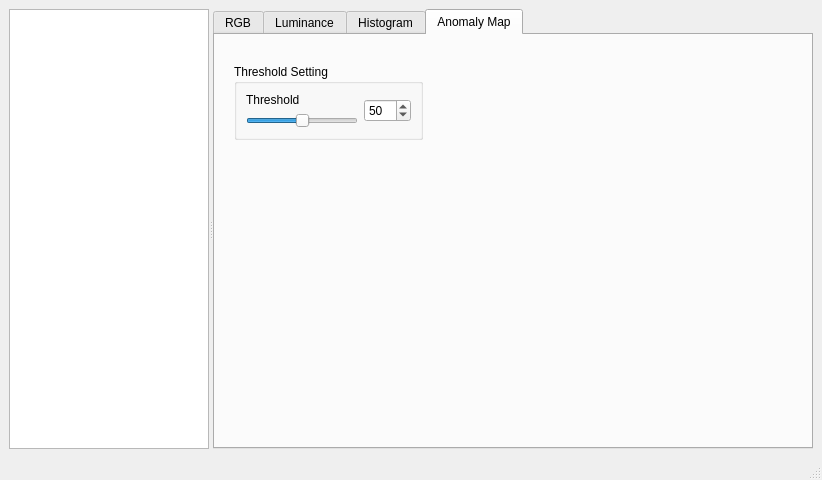
<?xml version="1.0" encoding="UTF-8"?>
<ui version="4.0">
 <class>MainWindow</class>
 <widget class="QMainWindow" name="MainWindow">
  <property name="geometry">
   <rect>
    <x>0</x>
    <y>0</y>
    <width>640</width>
    <height>480</height>
   </rect>
  </property>
  <property name="windowTitle">
   <string>MainWindow</string>
  </property>
  <widget class="QWidget" name="centralwidget">
   <layout class="QVBoxLayout" name="verticalLayout">
    <item>
     <widget class="QSplitter" name="splitter">
      <property name="orientation">
       <enum>Qt::Orientation::Horizontal</enum>
      </property>
      <widget class="QWidget" name="leftWidget" native="true">
       <property name="sizePolicy">
        <sizepolicy hsizetype="Preferred" vsizetype="Expanding">
         <horstretch>0</horstretch>
         <verstretch>0</verstretch>
        </sizepolicy>
       </property>
       <property name="minimumSize">
        <size>
         <width>200</width>
         <height>400</height>
        </size>
       </property>
       <layout class="QHBoxLayout" name="horizontalLayout_2">
        <item>
         <widget class="QTreeView" name="fileTreeView"/>
        </item>
       </layout>
      </widget>
      <widget class="QWidget" name="rightWidget" native="true">
       <property name="sizePolicy">
        <sizepolicy hsizetype="Expanding" vsizetype="Expanding">
         <horstretch>0</horstretch>
         <verstretch>0</verstretch>
        </sizepolicy>
       </property>
       <property name="minimumSize">
        <size>
         <width>600</width>
         <height>400</height>
        </size>
       </property>
       <layout class="QHBoxLayout" name="horizontalLayout_3">
        <item>
         <widget class="QTabWidget" name="mainTabWidget">
          <property name="currentIndex">
           <number>3</number>
          </property>
          <widget class="QWidget" name="tab1">
           <attribute name="title">
            <string>RGB</string>
           </attribute>
           <layout class="QVBoxLayout" name="verticalLayout_2">
            <item>
             <widget class="QWidget" name="rgbCanvas" native="true"/>
            </item>
           </layout>
          </widget>
          <widget class="QWidget" name="tab2">
           <attribute name="title">
            <string>Luminance</string>
           </attribute>
           <widget class="QWidget" name="lumCanvas" native="true">
            <property name="geometry">
             <rect>
              <x>9</x>
              <y>9</y>
              <width>380</width>
              <height>94</height>
             </rect>
            </property>
            <layout class="QVBoxLayout" name="verticalLayout_3">
             <item>
              <widget class="QGroupBox" name="groupBox">
               <property name="title">
                <string>Parameter</string>
               </property>
               <layout class="QGridLayout" name="gridLayout">
                <item row="0" column="0">
                 <widget class="QLabel" name="label">
                  <property name="text">
                   <string>Target Mean</string>
                  </property>
                 </widget>
                </item>
                <item row="0" column="1" rowspan="2">
                 <widget class="QSpinBox" name="meanSpinBox">
                  <property name="maximum">
                   <number>255</number>
                  </property>
                  <property name="value">
                   <number>128</number>
                  </property>
                 </widget>
                </item>
                <item row="0" column="2">
                 <widget class="QLabel" name="label_2">
                  <property name="text">
                   <string>Target Std</string>
                  </property>
                 </widget>
                </item>
                <item row="0" column="3" rowspan="2">
                 <widget class="QSpinBox" name="stdSpinBox">
                  <property name="minimum">
                   <number>1</number>
                  </property>
                  <property name="maximum">
                   <number>100</number>
                  </property>
                  <property name="value">
                   <number>20</number>
                  </property>
                 </widget>
                </item>
                <item row="1" column="0">
                 <widget class="QSlider" name="meanSlider">
                  <property name="maximum">
                   <number>255</number>
                  </property>
                  <property name="value">
                   <number>128</number>
                  </property>
                  <property name="orientation">
                   <enum>Qt::Orientation::Horizontal</enum>
                  </property>
                 </widget>
                </item>
                <item row="1" column="2">
                 <widget class="QSlider" name="stdSlider">
                  <property name="maximum">
                   <number>100</number>
                  </property>
                  <property name="value">
                   <number>20</number>
                  </property>
                  <property name="orientation">
                   <enum>Qt::Orientation::Horizontal</enum>
                  </property>
                 </widget>
                </item>
               </layout>
              </widget>
             </item>
            </layout>
           </widget>
          </widget>
          <widget class="QWidget" name="tab3">
           <attribute name="title">
            <string>Histogram</string>
           </attribute>
           <layout class="QVBoxLayout" name="verticalLayout_4">
            <item>
             <widget class="QWidget" name="histCanvas" native="true"/>
            </item>
           </layout>
          </widget>
          <widget class="QWidget" name="tab4">
           <attribute name="title">
            <string>Anomaly Map</string>
           </attribute>
           <layout class="QVBoxLayout" name="verticalLayout_5">
            <item>
             <widget class="QWidget" name="anomalyCanvas" native="true">
              <widget class="QGroupBox" name="groupBox_2">
               <property name="geometry">
                <rect>
                 <x>10</x>
                 <y>20</y>
                 <width>189</width>
                 <height>76</height>
                </rect>
               </property>
               <property name="title">
                <string>Threshold Setting</string>
               </property>
               <layout class="QGridLayout" name="gridLayout_2">
                <item row="0" column="0">
                 <widget class="QLabel" name="label_3">
                  <property name="text">
                   <string>Threshold</string>
                  </property>
                 </widget>
                </item>
                <item row="0" column="1" rowspan="2">
                 <widget class="QSpinBox" name="thresholdSpinBox">
                  <property name="maximum">
                   <number>100</number>
                  </property>
                  <property name="value">
                   <number>50</number>
                  </property>
                 </widget>
                </item>
                <item row="1" column="0">
                 <widget class="QSlider" name="thresholdSlider">
                  <property name="maximum">
                   <number>100</number>
                  </property>
                  <property name="value">
                   <number>50</number>
                  </property>
                  <property name="orientation">
                   <enum>Qt::Orientation::Horizontal</enum>
                  </property>
                 </widget>
                </item>
               </layout>
              </widget>
             </widget>
            </item>
           </layout>
          </widget>
         </widget>
        </item>
       </layout>
      </widget>
     </widget>
    </item>
   </layout>
  </widget>
  <widget class="QMenuBar" name="menubar">
   <property name="geometry">
    <rect>
     <x>0</x>
     <y>0</y>
     <width>640</width>
     <height>33</height>
    </rect>
   </property>
  </widget>
  <widget class="QStatusBar" name="statusbar"/>
 </widget>
 <resources/>
 <connections/>
</ui>
